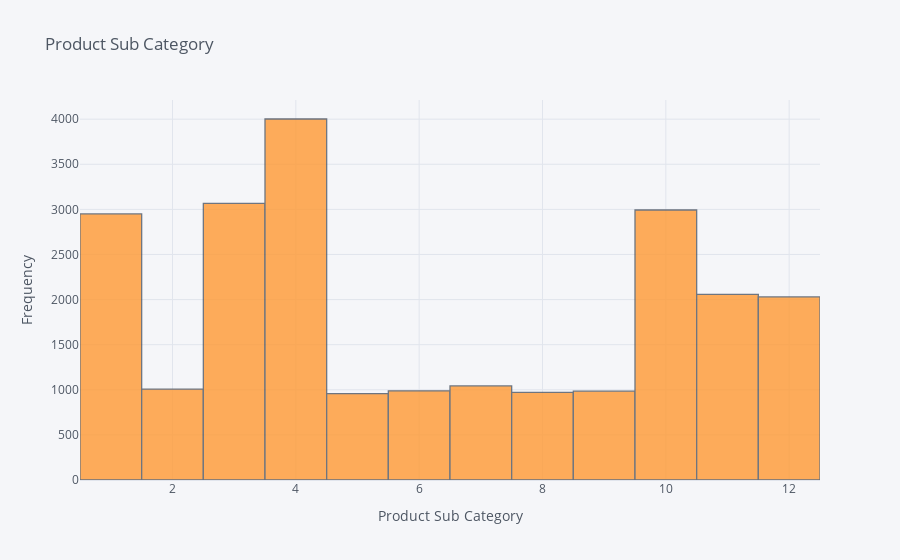

The notebook cell this image was saved under:
### Code cell
Customer_Final['prod_subcat_code'].iplot(kind='hist',xTitle='Product Sub Category',yTitle='Frequency',title='Product Sub Category')

### Figure 1 — Plotly figure (JSON) as saved in the notebook; plotly's stock layout.template omitted (floating-point values rounded to 4 significant figures; data arrays with more than 128 entries replaced by an {"elided": "..."} marker saying what was removed)
{"data": [{"histfunc": "count", "histnorm": "", "marker": {"color": "rgba(255, 153, 51, 1.0)", "line": {"color": "#4D5663", "width": 1.3}}, "name": "prod_subcat_code", "opacity": 0.8, "orientation": "v", "type": "histogram", "x": {"elided": "23053 int values"}}], "layout": {"barmode": "overlay", "legend": {"bgcolor": "#F5F6F9", "font": {"color": "#4D5663"}}, "paper_bgcolor": "#F5F6F9", "plot_bgcolor": "#F5F6F9", "title": {"font": {"color": "#4D5663"}, "text": "Product Sub Category"}, "xaxis": {"gridcolor": "#E1E5ED", "showgrid": true, "tickfont": {"color": "#4D5663"}, "title": {"font": {"color": "#4D5663"}, "text": "Product Sub Category"}, "zerolinecolor": "#E1E5ED"}, "yaxis": {"gridcolor": "#E1E5ED", "showgrid": true, "tickfont": {"color": "#4D5663"}, "title": {"font": {"color": "#4D5663"}, "text": "Frequency"}, "zerolinecolor": "#E1E5ED"}}}
